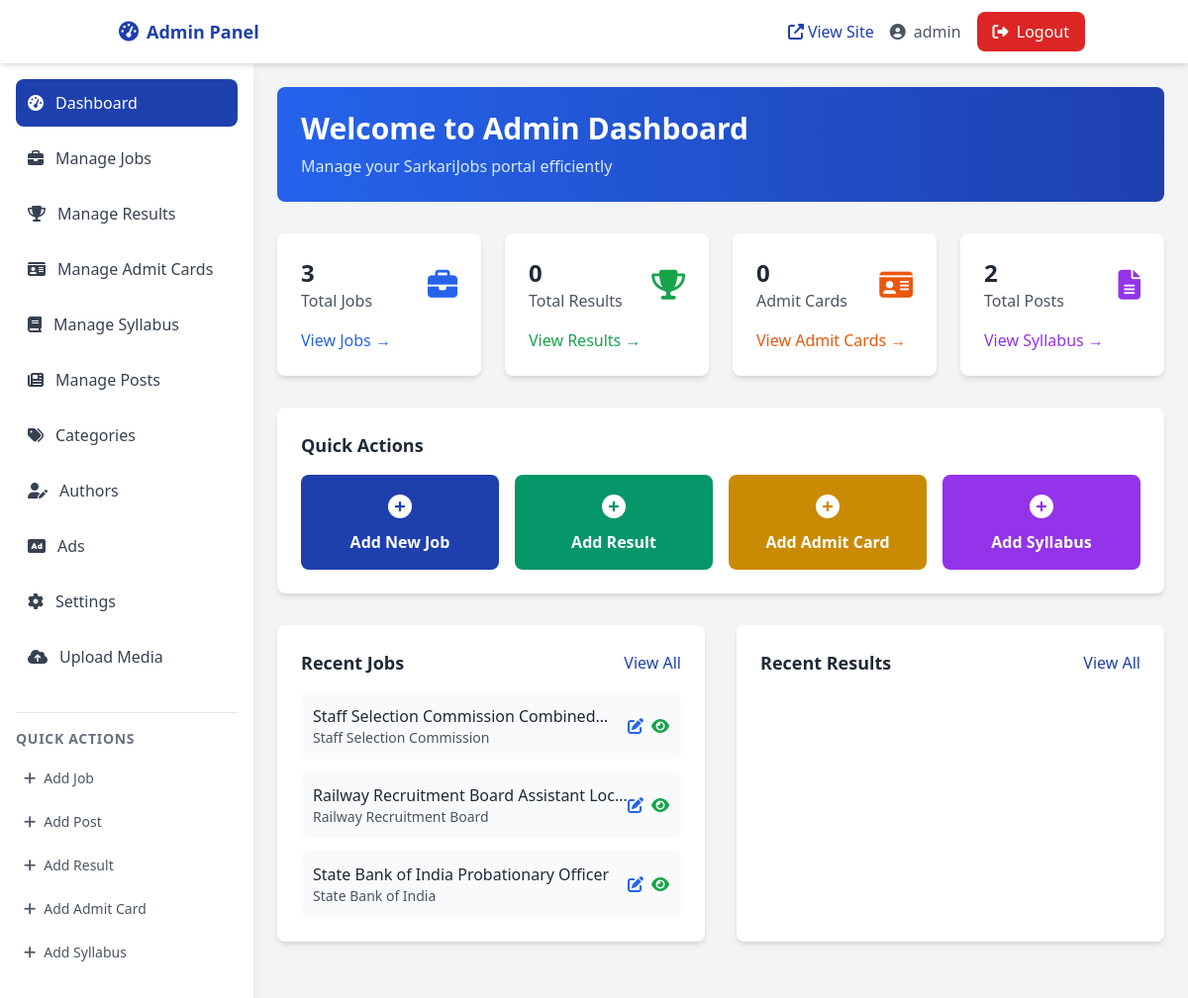
/admin/index.php (signed in), run on the app's committed database.
### tables this page shows
CREATE TABLE jobs (
  id INT AUTO_INCREMENT PRIMARY KEY,
  title VARCHAR(255) NOT NULL,
  slug VARCHAR(255) NOT NULL UNIQUE,
  organization VARCHAR(150),
  location VARCHAR(150),
  apply_link VARCHAR(500),
  last_date DATE,
  vacancy_count INT DEFAULT 0,
  educational_qualification TEXT,
  age_limit VARCHAR(100),
  category_id INT,
  content LONGTEXT,
  attachments JSON DEFAULT NULL,
  thumbnail_url VARCHAR(500) NULL,
  author_id INT NULL,
  extras JSON NULL,
  status ENUM('draft','published') DEFAULT 'published',
  published_at DATETIME DEFAULT CURRENT_TIMESTAMP,
  created_at TIMESTAMP DEFAULT CURRENT_TIMESTAMP,
  updated_at TIMESTAMP NULL,
  FOREIGN KEY (category_id) REFERENCES categories(id) ON DELETE SET NULL,
  FOREIGN KEY (author_id) REFERENCES authors(id) ON DELETE SET NULL
);

### src/db.php (called while the page is built, shortened)
<?php
class Database {
    private static $instance = null;
    private $connection;
    private function __construct() {
        try {
            $this->connection = new PDO(
                "mysql:host=" . DB_HOST . ";dbname=" . DB_NAME . ";charset=utf8mb4",
                DB_USER,
                DB_PASS,
                [
                    PDO::ATTR_ERRMODE => PDO::ERRMODE_EXCEPTION,
                    PDO::ATTR_DEFAULT_FETCH_MODE => PDO::FETCH_ASSOC,
                    PDO::ATTR_EMULATE_PREPARES => false
                ]
            );
        } catch (PDOException $e) {
            error_log("Database connection failed: " . $e->getMessage());
            $this->connection = null;
        }
    }
    public static function getInstance() {
        if (self::$instance === null) {
            self::$instance = new self();
        }
        return self::$instance;
    }
    public function query($sql, $params = []) {
        $stmt = $this->connection->prepare($sql);
        $stmt->execute($params);
        return $stmt;
    }
    public function fetchAll($sql, $params = []) {
        return $this->query($sql, $params)->fetchAll();
    }
    public function fetchOne($sql, $params = []) {
        return $this->query($sql, $params)->fetch();
    }
}
function getDB() {
    return Database::getInstance();
}
?>

### src/models/Job.php (called while the page is built, shortened)
<?php
require_once __DIR__ . '/../db.php';
class Job {
    private $db;
    public function __construct() {
        $this->db = getDB();
    }
    public function getAll($limit = 15, $offset = 0, $category = null): array {
        $sql = "SELECT j.*, c.name as category_name, c.slug as category_slug
                FROM jobs j
                LEFT JOIN categories c ON j.category_id = c.id
                WHERE j.status = 'published'";
        $params = [];
        $sql .= " ORDER BY j.published_at DESC LIMIT ? OFFSET ?";
        $params[] = $limit;
        $params[] = $offset;
        return $this->db->fetchAll($sql, $params);
    }
    public function getLatest($limit = 5): array {
        return $this->getAll($limit, 0);
    }
    public function getCount($category = null) {
        $sql = "SELECT COUNT(*) as count FROM jobs j";
        $params = [];
        if ($category) {
            $sql .= " LEFT JOIN categories c ON j.category_id = c.id WHERE j.status = 'published' AND c.slug = ?";
            $params[] = $category;
        } else {
            $sql .= " WHERE j.status = 'published'";
        }
        $result = $this->db->fetchOne($sql, $params);
        return $result['count'];
    }
}
?>

### src/models/Result.php (called while the page is built, shortened)
<?php
require_once __DIR__ . '/../db.php';
class Result {
    private $db;
    public function __construct() {
        $this->db = getDB();
    }
    public function getCount() {
        $result = $this->db->fetchOne("SELECT COUNT(*) as count FROM results");
        return $result['count'];
    }
}
?>

### src/models/AdmitCard.php (called while the page is built, shortened)
<?php
require_once __DIR__ . '/../db.php';
class AdmitCard {
    private $db;
    public function __construct() {
        $this->db = getDB();
    }
    public function getCount() {
        $result = $this->db->fetchOne("SELECT COUNT(*) as count FROM admit_cards");
        return $result['count'];
    }
}

### src/models/Post.php (called while the page is built, shortened)
<?php
require_once __DIR__ . '/../db.php';
class Post {
    private $db;
    public function __construct() {
        $this->db = getDB();
    }
    public function getCount($category = null) {
        $sql = "SELECT COUNT(*) as count FROM posts p";
        $params = [];
        if ($category) {
            $sql .= " LEFT JOIN categories c ON p.category_id = c.id WHERE p.status = 'published' AND c.slug = ?";
            $params[] = $category;
        } else {
            $sql .= " WHERE p.status = 'published'";
        }
        $result = $this->db->fetchOne($sql, $params);
        return $result['count'];
    }
}
?>

### admin/index.php (the view, shortened to what this page needs)
<?php
require_once '../src/db.php';
require_once '../src/helpers.php';
require_once '../src/models/Job.php';
require_once '../src/models/Result.php';
require_once '../src/models/AdmitCard.php';
require_once '../src/models/Post.php';
$jobModel = new Job();
$resultModel = new Result();
$admitModel = new AdmitCard();
$postModel = new Post();
$totalJobs = $jobModel->getCount();
$totalResults = $resultModel->getCount();
$totalAdmits = $admitModel->getCount();
$totalPosts = $postModel->getCount();
$recentJobs = $jobModel->getLatest(5);
include 'includes/header.php';
?>
            <div class="bg-gradient-to-r from-blue-600 to-blue-800 text-white rounded-lg p-6 mb-8">
                <h1 class="text-3xl font-bold mb-2">Welcome to Admin Dashboard</h1>
                <p class="text-blue-100">Manage your SarkariJobs portal efficiently</p>
            </div>
            <div class="grid grid-cols-1 md:grid-cols-2 lg:grid-cols-4 gap-6 mb-8">
                <div class="bg-white rounded-lg shadow-md p-6">
                    <div class="flex items-center justify-between">
                        <div>
                            <h3 class="text-2xl font-bold text-gray-800"><?= $totalJobs ?></h3>
                            <p class="text-gray-600">Total Jobs</p>
                        </div>
                        <i class="fas fa-briefcase text-3xl text-blue-600"></i>
                    </div>
                    <a href="jobs.php" class="block mt-4 text-blue-600 hover:text-blue-800 font-medium">View Jobs →</a>
                </div>
                <div class="bg-white rounded-lg shadow-md p-6">
                    <div class="flex items-center justify-between">
                        <div>
                            <h3 class="text-2xl font-bold text-gray-800"><?= $totalResults ?></h3>
                            <p class="text-gray-600">Total Results</p>
                        </div>
                        <i class="fas fa-trophy text-3xl text-green-600"></i>
                    </div>
                    <a href="results.php" class="block mt-4 text-green-600 hover:text-green-800 font-medium">View Results →</a>
                </div>
                <div class="bg-white rounded-lg shadow-md p-6">
                    <div class="flex items-center justify-between">
                        <div>
                            <h3 class="text-2xl font-bold text-gray-800"><?= $totalAdmits ?></h3>
                            <p class="text-gray-600">Admit Cards</p>
                        </div>
                        <i class="fas fa-id-card text-3xl text-orange-600"></i>
                    </div>
                    <a href="admit-cards.php" class="block mt-4 text-orange-600 hover:text-orange-800 font-medium">View Admit Cards →</a>
                </div>
                <div class="bg-white rounded-lg shadow-md p-6">
                    <div class="flex items-center justify-between">
                        <div>
                            <h3 class="text-2xl font-bold text-gray-800"><?= $totalPosts ?></h3>
                            <p class="text-gray-600">Total Posts</p>
                        </div>
                        <i class="fas fa-file-alt text-3xl text-purple-600"></i>
                    </div>
                    <a href="syllabi.php" class="block mt-4 text-purple-600 hover:text-purple-800 font-medium">View Syllabus →</a>
                </div>
            </div>
            <div class="bg-white rounded-lg shadow-md p-6 mb-8">
                <h3 class="text-lg font-bold text-gray-800 mb-4">Quick Actions</h3>
                <div class="grid grid-cols-1 md:grid-cols-2 lg:grid-cols-4 gap-4">
                    <a href="add-job.php" class="bg-primary text-white p-4 rounded-lg text-center hover:bg-blue-700 transition-colors">
                        <i class="fas fa-plus-circle text-2xl mb-2"></i>
                        <div class="font-semibold">Add New Job</div>
                    </a>
                    <a href="add-result.php" class="bg-accent text-white p-4 rounded-lg text-center hover:bg-green-700 transition-colors">
                        <i class="fas fa-plus-circle text-2xl mb-2"></i>
                        <div class="font-semibold">Add Result</div>
                    </a>
                    <a href="add-admit-card.php" class="bg-yellow-600 text-white p-4 rounded-lg text-center hover:bg-yellow-700 transition-colors">
                        <i class="fas fa-plus-circle text-2xl mb-2"></i>
                        <div class="font-semibold">Add Admit Card</div>
                    </a>
                    <a href="add-syllabus.php" class="bg-purple-600 text-white p-4 rounded-lg text-center hover:bg-purple-700 transition-colors">
                        <i class="fas fa-plus-circle text-2xl mb-2"></i>
                        <div class="font-semibold">Add Syllabus</div>
                    </a>
                </div>
            </div>
            <div class="grid grid-cols-1 lg:grid-cols-2 gap-8">
                <div class="bg-white rounded-lg shadow-md p-6">
                    <div class="flex items-center justify-between mb-4">
                        <h3 class="text-lg font-bold text-gray-800">Recent Jobs</h3>
                        <a href="jobs.php" class="text-primary hover:text-blue-700">View All</a>
                    </div>
                    <div class="space-y-3">
                        <?php foreach ($recentJobs as $job): ?>
                        <div class="flex items-center justify-between p-3 bg-gray-50 rounded-lg">
                            <div class="flex-1">
                                <h4 class="font-medium text-gray-800 line-clamp-1"><?= htmlspecialchars($job['title']) ?></h4>
                                <p class="text-sm text-gray-600"><?= htmlspecialchars($job['organization']) ?></p>
                            </div>
                            <div class="flex gap-2">
                                <a href="edit-job.php?id=<?= $job['id'] ?>" class="text-blue-600 hover:text-blue-800">
                                    <i class="fas fa-edit"></i>
                                </a>
                                <a href="<?= SITE_URL ?>/job/<?= urlencode($job['slug']) ?>" target="_blank" class="text-green-600 hover:text-green-800">
                                    <i class="fas fa-eye"></i>
                                </a>
                            </div>
                        </div>
                        <?php endforeach; ?>
                    </div>
                </div>
                <div class="bg-white rounded-lg shadow-md p-6">
                    <div class="flex items-center justify-between mb-4">
                        <h3 class="text-lg font-bold text-gray-800">Recent Results</h3>
                        <a href="results.php" class="text-primary hover:text-blue-700">View All</a>
                    </div>
                </div>
            </div>
<?php include 'includes/footer.php'; ?>

### assets/css/style.css (style rules this page uses)
.line-clamp-1 { display: -webkit-box; -webkit-line-clamp: 1; line-clamp: 1; -webkit-box-orient: vertical; overflow: hidden; }

### admin/includes/header.php (style rules this page uses)
.line-clamp-1 { display: -webkit-box; -webkit-line-clamp: 1; -webkit-box-orient: vertical; overflow: hidden; }

### data on the page
jobs: title "Staff Selection Commission…", organization "Staff Selection Commission"
jobs: title "Railway Recruitment Board Assistant…", organization "Railway Recruitment Board"
jobs: title "State Bank of India Probationary Officer", organization "State Bank of India"

### other printed values
$_SESSION['admin_username'] "admin"
$totalJobs "3"
$totalResults "0"
$totalAdmits "0"
$totalPosts "2"
